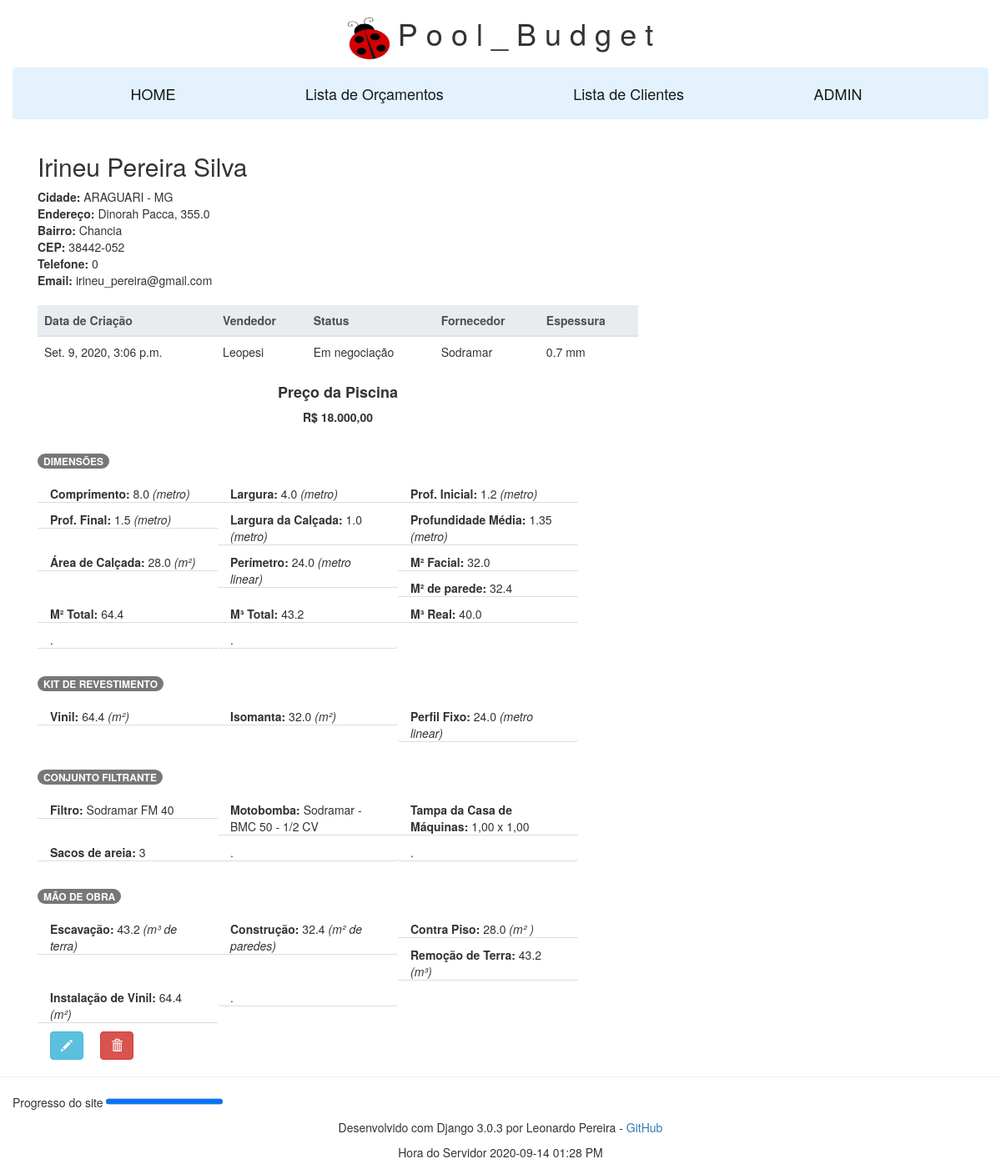
Page /orcamento/18 on the committed database.
### dimensoes/models.py (models this page shows, shortened)
class DimensaoModel(models.Model):
    cliente = models.ForeignKey(ClienteModel, on_delete=models.SET_NULL, null=True)
    usuario = models.ForeignKey(User, on_delete=models.SET_NULL, null=True)
    """INPUT da piscina."""
    comprimento = models.FloatField(max_length=3, null=False, blank=False, help_text='Ex. 8.00', default=0)
    largura = models.FloatField(max_length=5, null=False, blank=False, help_text='Ex. 4.00', default=0)
    prof_inicial = models.FloatField(max_length=5)
    prof_final = models.FloatField(max_length=3, null=False, blank=False, help_text='Ex. 1.40', default=0)
    largura_calcada = models.FloatField(max_length=3, null=False, blank=True, default= 1, help_text='Ex. 1.00')
    espessura = models.CharField(max_length=3)
    fornecedor = models.CharField(max_length=8)
    '''DIMENSÕES'''
    profundidade_media = models.CharField(max_length=25, null=False, blank=False, default= 0)
    area_calcada = models.CharField(max_length=25)
    perimetro = models.CharField(max_length=25)
    m2_facial = models.CharField(max_length=25)
    m2_parede = models.CharField(max_length=25)
    m2_total = models.CharField(max_length=25)
    m3_total = models.CharField(max_length=25)
    m3_real = models.CharField(max_length=25)
    """CONJUNTO FILTRANTE"""
    filtro = models.CharField(max_length=30)
    motobomba = models.CharField(max_length=30)
    tampa_casa_maquinas = models.CharField(max_length=30)
    sacos_areia = models.CharField(max_length=30)
    status = models.CharField(max_length=15, choices=(('Em negociação', 'Em negociação'), ('Contrato', 'Contrato'), ('Encerrado', 'Encerrado')), blank=True, default='Em negociação', help_text='Status do Orçamento',)
    data = models.DateTimeField(blank=True, null=True)
    def prof_media(self, *args, **kwargs):
        dimensoes = Dimensao(self.largura,
                             self.comprimento,
                             self.prof_inicial,
                             self.prof_final,
                             self.largura_calcada)
        filtro = Filtro(dimensoes)
        motor = Motor(dimensoes)
        self.profundidade_media = dimensoes.profundidade_media()
        self.area_calcada = dimensoes.area_da_calcada()
        self.perimetro = dimensoes.perimetro()
        self.m2_facial = dimensoes.m2facial()
        self.m2_parede = dimensoes.m2parede()
        self.m2_total = dimensoes.m2total()
        self.m3_total = dimensoes.m3total()
        self.m3_real = dimensoes.m3real()
        self.filtro = filtro.dimensionamento_filtro_grupo()['marca'].title() + ' ' + \
                      filtro.dimensionamento_filtro_grupo()['modelo']
        self.motobomba = motor.dimensionamento_motobomba_grupo()['marca'].title() + ' - ' + \
                      motor.dimensionamento_motobomba_grupo()['modelo']
        self.tampa_casa_maquinas = filtro.dimensionamento_tampa_casa_de_maquinas_grupo()['modelo']
        self.sacos_areia = filtro.quantidade_de_areia_no_filtro()
        super(DimensaoModel, self).save(*args, **kwargs)
        return self.profundidade_media

class ClienteModel(models.Model):
    nome = models.CharField(max_length=30)
    sobrenome = models.CharField(max_length=30)
    estado = models.CharField(max_length=15, blank=True)
    cidade = models.CharField(max_length=20, blank=True)
    bairro = models.CharField(max_length=20, blank=True)
    rua = models.CharField(max_length=100, blank=True)
    numero_casa = models.CharField(max_length=10, blank=True)
    cep = models.CharField(max_length=20, blank=True)
    telefone = models.IntegerField(blank=True, default=0)
    email = models.EmailField(max_length = 50, blank=True, help_text='Ex. clinte@gmail.com')
    @property
    def nome_completo(self):
        return self.nome + ' ' + self.sobrenome
    class Meta:
        ordering = ['nome', 'sobrenome']

### dimensoes/views.py (the view)
# urls.py: path('orcamento/<int:pk>', views.OrcamentoDetailView.as_view(), name='orcamento-id'),
class OrcamentoDetailView(generic.DetailView):
    model = DimensaoModel
    context_object_name = 'lista_orcamento'
    template_name = 'dimensoes/orcamento_detail.html'
    def get_object(self, queryset=None): # Evita o a consulta no BD das foreign-key 'cliente' e 'usuario'
        pk = self.kwargs.get(self.pk_url_kwarg)
        return DimensaoModel.objects.select_related('cliente', 'usuario').get(id=pk)

### dimensoes/customclass/estruturas/dimensao.py (called while the page is built)
    def profundidade_media(self):
        return ((self.prof_inicial + self.prof_final) / 2)

    def area_da_calcada(self):
        return (self.perimetro() * self.largura_da_calcada) + ((self.largura_da_calcada * self.largura_da_calcada) * 4)

    def perimetro(self):
        return (self.comprimento + self.comprimento) + (self.largura + self.largura)

    def m2facial(self):
        return self.comprimento * self.largura

    def m2parede(self):
        return self.profundidade_media() * self.perimetro()

    def m2total(self):
        return self.m2facial() + self.m2parede()

    def m3total(self):
        return self.profundidade_media() * self.m2facial()

    def m3real(self):
        return (self.profundidade_media()-.1) * self.m2facial()

### dimensoes/customclass/objetos/dbs/database.py (called while the page is built)
    def lista(self):
        return json.loads(self.db)[self.table]

### dimensoes/customclass/objetos/filtro.py (called while the page is built)
    def dimensionamento_filtro_grupo(self):  # Dimensiona o filtro, baseado no volume dágua, e retorna o ID.
        dimensao = self.dimensao
        filtros = self.config['filtros'].lista()
        for filtro in filtros:
            if dimensao.m3real() < filtro['capacidade maxima']:
                return filtro
        return 'Nao existe filtro com a capacidade adequada cadastrado no sistema'

    def dimensionamento_tampa_casa_de_maquinas_grupo (self): #Dimensiona a tampa da casa de máquinas baseado no ID do Filtro.
        dimensao = self.dimensao
        tampa_casa_maquinas = self.config['tampa_casa_maquinas'].lista()
        filtro = self.dimensionamento_filtro_grupo()
        for chave in tampa_casa_maquinas:
            if filtro['id'] <= 5:
                if chave['id'] == 1:
                    return chave
            elif filtro['id'] >= 6:
                if chave['id'] == 2:
                    return chave
            else:
                return 'Não foi encontrado uma tampa de casa de máquinas adequada para este filtro'

### dimensoes/templatetags/filters.py (called while the page is built)
@register.filter
def arredonda(value, casas):
    return round(float(value), casas)

### dimensoes/templatetags/my_tags.py (called while the page is built)
@register.simple_tag
def current_time(format_string):
    return datetime.now().strftime(format_string)

### dimensoes/templates/dimensoes/orcamento_detail.html (shortened to what this page needs)
{% extends "base_generic.html" %}
{% load filters %}
{% block content %}
<div class="container-fluid">
    <div class="row">
        <div class="col-md-8 col-xs-8 col-sm-8">
            <p class="h4">
            <h2>{{ object.cliente.nome_completo }}</h2>
            </p>
        </div>
    </div>
    <div class="row">
        <div class="col-md-10 col-xs-10 col-sm-10">
        <b> Cidade:</b> {{ object.cliente.cidade }} - {{ object.cliente.estado }}
        </div>
    </div>
    <div class="row">
        <div class="col-md-10 col-xs-10 col-sm-10">
        <b> Endereço: </b>{{ object.cliente.rua }}, {{ object.cliente.numero_casa }}
        </div>
    </div>
    <div class="row">
        <div class="col-md-10 col-xs-10 col-sm-10">
        <b> Bairro:</b> {{ object.cliente.bairro }}
        </div>
    </div>
    <div class="row">
        <div class="col-md-10 col-xs-10 col-sm-10">
          <b> CEP:</b> {{ object.cliente.cep }}
        </div>
    </div>
    <div class="row">
        <div class="col-md-10 col-xs-10 col-sm-10">
          <b>Telefone:</b> {{ object.cliente.telefone }}
        </div>
    </div>
    <div class="row">
        <div class="col-md-10 col-xs-10 col-sm-10">
          <b>Email:</b> {{ object.cliente.email }}
        </div>
    </div>
<br>
    <table class="table">
      <thead class="thead-light">
      <tr>
      <th scope="col">Data de Criação</th>
      <th scope="col">Vendedor</th>
      <th scope="col">Status</th>
      <th scope="col">Fornecedor</th>
      <th scope="col">Espessura</th>
      </tr>
      </thead>
      <tr>
      <td>{{ object.data }}</td>
      <td>{{ object.usuario|title }}</td>
      <td>{{ object.status }}</td>
      <td>{{ object.fornecedor|title }}</td>
      <td>{{ object.espessura }} mm</td>
      </tr>
    </table>
{% if lista_orcamento %}
  <h4 align="center"><p><strong>Preço da Piscina </strong> </p></h4>
      <p align="center"><strong>R$ 18.000,00 </strong> </p>
        <ul class="col3">
            <h4><span class="badge badge-secondary">DIMENSÕES</span></h4>
          <li class="list-group-item"><b>Comprimento:</b> {{ object.comprimento}} <i>(metro)</i></li>
          <li class="list-group-item"><b>Largura:</b> {{ object.largura }} <i>(metro)</i></li>
          <li class="list-group-item"><b>Prof. Inicial:</b> {{ object.prof_inicial }} <i>(metro)</i></li>
          <li class="list-group-item"><b>Prof. Final:</b> {{ object.prof_final }} <i>(metro)</i></li>
          <li class="list-group-item"><b>Largura da Calçada:</b> {{ object.largura_calcada }} <i>(metro)</i></li>
          <li class="list-group-item"><b>Profundidade Média:</b> {{ object.prof_media }} <i>(metro)</i></li>
          <li class="list-group-item"><b>Área de Calçada:</b> {{ object.area_calcada|arredonda:1 }} <i>(m²)</i></li>
          <li class="list-group-item"><b>Perímetro:</b> {{ object.perimetro|arredonda:1 }} <i>(metro linear)</i></li>
          <li class="list-group-item"><b>M² Facial:</b> {{ object.m2_facial|arredonda:1 }}</li>
          <li class="list-group-item"><b>M² de parede:</b> {{ object.m2_parede|arredonda:1 }}</li>
          <li class="list-group-item"><b>M² Total:</b> {{ object.m2_total|arredonda:1 }}</li>
          <li class="list-group-item"><b>M³ Total:</b> {{ object.m3_total|arredonda:1 }}</li>
          <li class="list-group-item"><b>M³ Real:</b> {{ object.m3_real|arredonda:1 }}</li>
          <li class="list-group-item"><b></b>.</li>
            <li class="list-group-item"><b></b>.</li>
        </ul>
        <ul class="col3">
            <h4><span class="badge badge-secondary">KIT DE REVESTIMENTO</span></h4>
            <li class="list-group-item"><b>Vinil:</b> {{ object.m2_total|arredonda:1}} <i>(m²)</i></li>
            <li class="list-group-item"><b>Isomanta:</b> {{ object.m2_facial|arredonda:1 }} <i>(m²)</i></li>
            <li class="list-group-item"><b>Perfil Fixo:</b> {{ object.perimetro|arredonda:1 }} <i>(metro linear)</i></li>
        </ul>
        <ul class="col3">
            <h4><span class="badge badge-secondary">CONJUNTO FILTRANTE</span></h4>
          <li class="list-group-item"><b>Filtro:</b> {{ object.filtro}}</li>
          <li class="list-group-item"><b>Motobomba:</b> {{ object.motobomba }}</li>
          <li class="list-group-item"><b>Tampa da Casa de Máquinas:</b> {{ object.tampa_casa_maquinas }}</li>
          <li class="list-group-item"><b>Sacos de areia:</b> {{ object.sacos_areia}}</li>
          <li class="list-group-item"><b></b>.</li>
          <li class="list-group-item"><b></b>.</li>
        </ul>
    <br>
        <ul class="col3">
            <h4><span class="badge badge-secondary">MÃO DE OBRA</span></h4>
          <li class="list-group-item"><b>Escavação:</b> {{ object.m3_total|arredonda:1 }} <i>(m³ de terra)</i></li>
          <li class="list-group-item"><b>Construção:</b> {{ object.m2_parede|arredonda:1 }} <i>(m² de paredes)</i></li>
          <li class="list-group-item"><b>Contra Piso:</b> {{ object.area_calcada|arredonda:1 }} <i>(m² )</i></li>
          <li class="list-group-item"><b>Remoção de Terra:</b> {{ object.m3_total|arredonda:1 }} <i>(m³)</i></li>
          <li class="list-group-item"><b>Instalação de Vinil:</b> {{ object.m2_total|arredonda:1}} <i>(m²)</i></li>
          <li class="list-group-item"><b></b>.</li>
        </ul>
        <div class="col-md-1 col-xs-1 col-sm-1">
            <a href="{% url 'orcamento_update' object.pk %}">
                <button type="button" class="btn btn-info">
                    <span class="glyphicon glyphicon-pencil"></span>
                </button>
            </a>
        </div>
        <div class="col-md-1 col-xs-1 col-sm-1">
            <a href="{% url 'orcamento_delete' object.pk %}">
                <button type="button" class="btn btn-danger">
                    <span class="glyphicon glyphicon-trash"></span>
                </button>
            </a>
        </div>
{% else %}
  <p>Objeto não encontrado.</p>'
{% endif %}
</div>
{% endblock %}

### statics/css/styles.css (style rules this page uses)
UL.col3 { PADDING-RIGHT: 0px; PADDING-LEFT: 0px; FLOAT: left; PADDING-BOTTOM: 0px; MARGIN: 10px 0px; WIDTH: 100%; PADDING-TOP: 0px; LIST-STYLE-TYPE: none }
UL.col3 LI { border-RIGHT: 0px; DISPLAY: inline; border-LEFT: 0px; FLOAT: left; PADDING-BOTTOM: 0px; MARGIN: 0px 0px; WIDTH: 30%; border-TOP: 0px }

### rows in the picture
DimensaoModel: cliente.nome_completo "Irineu Pereira Silva", cliente.cidade "ARAGUARI", cliente.estado "MG", cliente.rua "Dinorah Pacca", cliente.numero_casa "355.0", cliente.bairro "Chancia", cliente.cep "38442-052", cliente.telefone "0", cliente.email "irineu_pereira@gmail.com", data "Set. 9, 2020, 3:06 p.m.", usuario "Leopesi", status "Em negociação", fornecedor "Sodramar", espessura "0.7", comprimento "8.0", largura "4.0", prof_inicial "1.2", prof_final "1.5", largura_calcada "1.0", prof_media "1.35", area_calcada|arredonda "28.0", perimetro|arredonda "24.0", m2_facial|arredonda "32.0", m2_parede|arredonda "32.4", m2_total|arredonda "64.4", m3_total|arredonda "43.2", m3_real|arredonda "40.0", filtro "Sodramar FM 40", motobomba "Sodramar - BMC 50 - 1/2 CV", tampa_casa_maquinas "1,00 x 1,00", sacos_areia "3"

### other values in the picture
{{ the_time }} "2020-09-14 01:28 PM"
